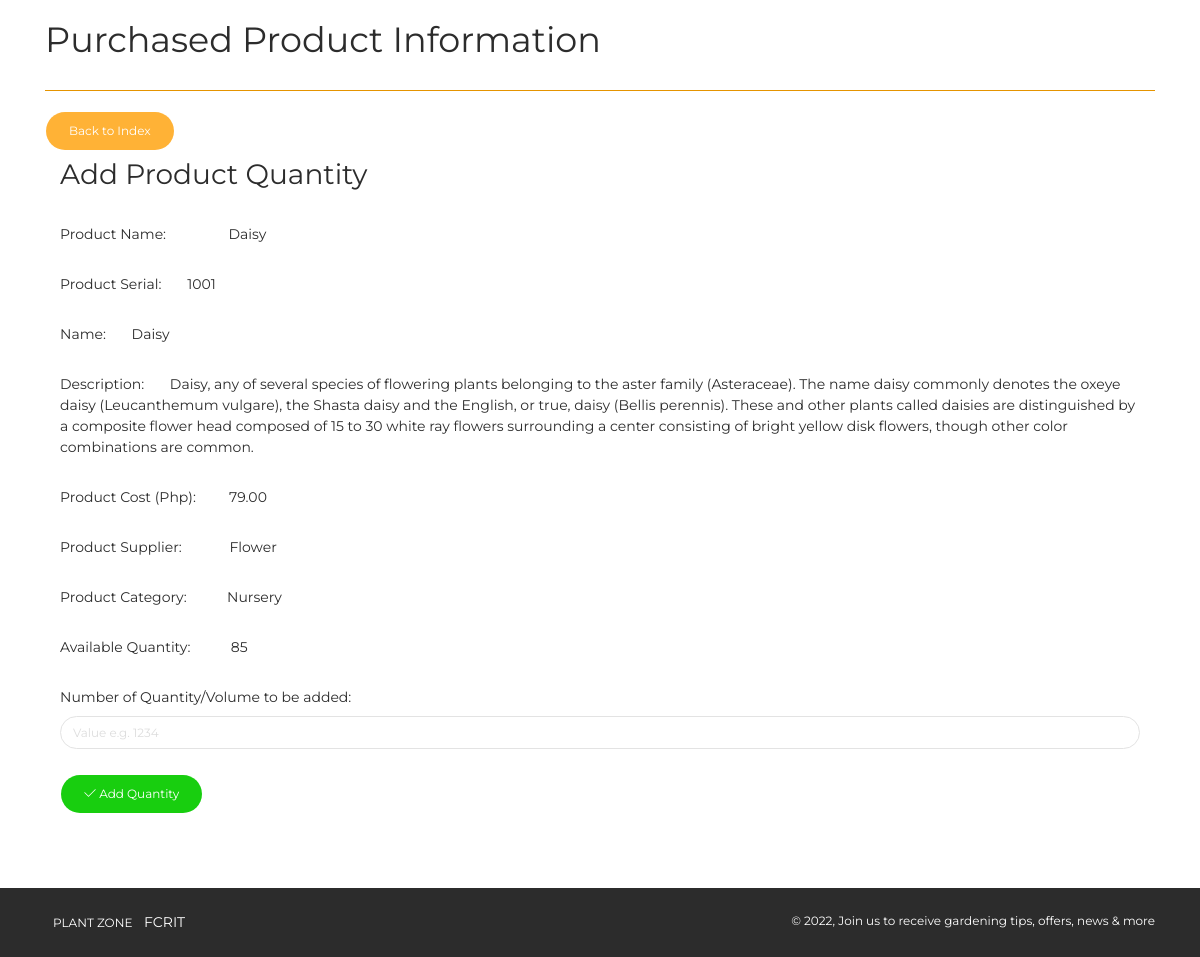
Page /pages/product_add_qty.php?prod_id=20 (signed in) on the committed database.
### tables this page shows
CREATE TABLE `products` (
  `prod_id` int(11) NOT NULL,
  `prod_name` varchar(50) NOT NULL,
  `prod_desc` varchar(500) NOT NULL,
  `prod_qty` int(11) NOT NULL,
  `prod_cost` decimal(10,2) NOT NULL,
  `prod_price` decimal(10,2) NOT NULL,
  `category` varchar(100) NOT NULL,
  `supplier` varchar(100) NOT NULL,
  `prod_serial` varchar(50) NOT NULL,
  `prod_pic1` varchar(500) NOT NULL,
  `prod_pic2` varchar(500) NOT NULL,
  `prod_pic3` varchar(500) NOT NULL
);

### pages/product_add_qty.php (the view, shortened to what this page needs)
<?php
include("../config/dbconn.php");
?>
<?php
    $prod_id=isset($_GET['prod_id']) ? $_GET['prod_id'] : die('ERROR: Record ID not found.');
    $result = mysqli_query($dbconn, "SELECT * FROM products WHERE prod_id=$prod_id");
        while($res = mysqli_fetch_array($result))
        {
            $prod_name = $res['prod_name'];
            $prod_desc = $res['prod_desc'];
            $prod_qty = $res['prod_qty'];
            $prod_price = $res['prod_price'];
            $category = $res['category'];
            $supplier = $res['supplier'];
            $prod_serial = $res['prod_serial'];
        }
?>
<!DOCTYPE html>
<html lang="en">
<head>
    <link rel="stylesheet" href="https://maxcdn.bootstrapcdn.com/font-awesome/latest/css/font-awesome.min.css" />
    <link href="../assets/css/bootstrap.min.css" rel="stylesheet" />
    <link href="../assets/css/now-ui-kit.css?v=1.1.0" rel="stylesheet" />
    <link href="../assets/css/demo.css" rel="stylesheet" />
</head>
<body class="index-page sidebar-collapse">
    <div class="wrapper">
<br>
        <div class="main">
            <div class="section section-basic">
                <div class="container">
                      <h2>Purchased Product Information</h2>
                      <hr color="orange">
                      <a href='admin_panel.php' class='btn btn-warning btn-round'>Back to Index</a>
                <br>
                <div class="col-md-12">
    <div class="panel panel-success panel-size-custom">
  <div class="panel-heading"><h3>Add Product Quantity</h3></div>
  <div class="panel-body">
    <form action="product_add_qty.php" method="post">
        <div class="form group">
            <label for="prod_name" id="prod_name" name="prod_name">Product Name: &nbsp &nbsp &nbsp &nbsp &nbsp &nbsp &nbsp &nbsp <?php echo $prod_name;?></label><br><br>
            <label for="prod_serial">Product Serial: &nbsp &nbsp &nbsp <?php echo $prod_serial;?></label><br><br>
            <label for="prod_name">Name: &nbsp &nbsp &nbsp <?php echo $prod_name;?></label><br><br>
            <label for="prod_desc">Description: &nbsp &nbsp &nbsp <?php echo $prod_desc;?></label><br><br>
            <label for="prod_price">Product Cost (Php): &nbsp &nbsp &nbsp &nbsp <?php echo $prod_price;?></label><br><br>
            <label for="category">Product Supplier: &nbsp &nbsp &nbsp &nbsp &nbsp &nbsp <?php echo $category;?></label><br><br>
            <label for="supplier">Product Category: &nbsp &nbsp &nbsp &nbsp &nbsp <?php echo $supplier;?></label><br><br>
            <label for="qty">Available Quantity: &nbsp &nbsp &nbsp &nbsp &nbsp <?php echo $prod_qty;?></label><br><br>
            <label for="prod_qty">Number of Quantity/Volume to be added:</label>
            <input type="text" class="form-control" id="prod_qty" name="prod_qty" placeholder="Value e.g. 1234">
        </div>
        <br/>
        <div class="form group">
            <button type="submit" class="btn btn-success btn-round" id="submit" name="submit">
            <i class="now-ui-icons ui-1_check"></i> Add Quantity
            </button>
        </div>
    </form>
  </div>
</div>
</div>
</div>
</div>
<footer class="footer" data-background-color="black">
            <div class="container">
                <nav>
                    <ul>
                        <li>
                            <a href="" target="_blank">
                                Plant Zone
                            </a>
                        </li>
                        <li>
                            FCRIT
                        </li>
                    </ul>
                </nav>
                <div class="copyright">
                    &copy;
                    , Join us to receive gardening tips, offers, news & more
                </div>
            </div>
        </footer>
    </div>
</body>
</html>

### assets/css/demo.css (style rules this page uses)
.section-basic { padding-top: 0; }

### rows in the picture
products: prod_name "Daisy", prod_serial "1001", prod_desc "Daisy, any of several species of flowering plants belonging to the aster family (Asteraceae). The name daisy commonly denotes the oxeye daisy (Leucanthemum vulgare), the Shasta daisy and the English, or true, daisy (Bellis perennis). These and other plants called daisies are distinguished by a composite flower head composed of 15 to 30 white ray flowers surrounding a center consisting of bright yellow disk flowers, though other color combinations are common.", prod_price "79.00", category "Flower", supplier "Nursery", prod_qty "85"
